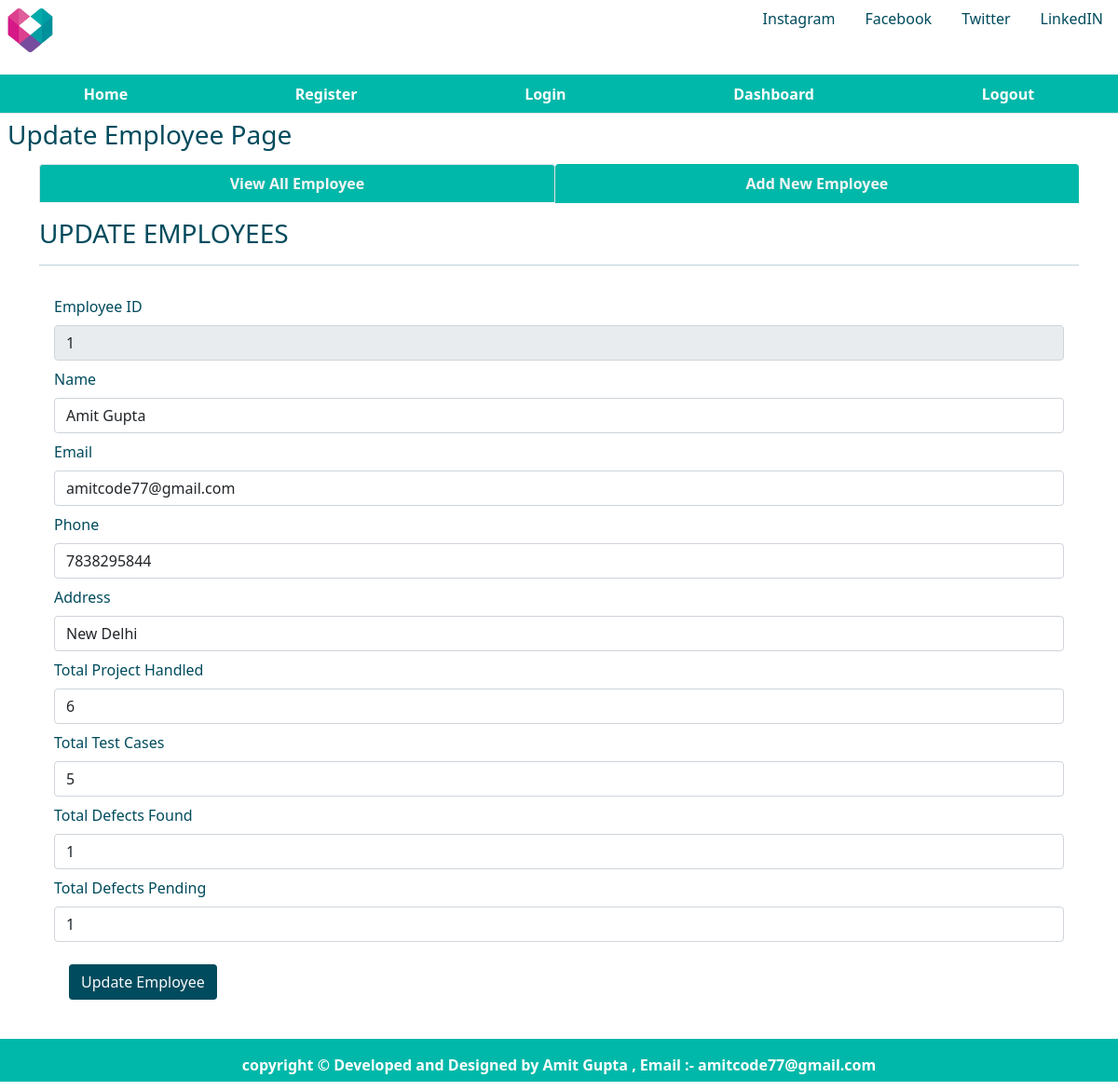
Screenshot of /fetchone/1 with the database file from the repository.
### database.py (models this page shows, shortened)
class Employee(db.Model):
    empid = db.Column(db.Integer, primary_key=True, autoincrement=True)
    name = db.Column(db.String(50), unique=False, nullable=False)
    email = db.Column(db.String(20), unique=False, nullable=False)
    phone = db.Column(db.Integer, unique=False, nullable=False)
    address = db.Column(db.String(100), unique=False, nullable=False)
    joining_date = db.Column(db.Date, unique=False, nullable=False)
    total_projects = db.Column(db.Integer, unique=False, nullable=False)
    total_test_case = db.Column(db.Integer, unique=False, nullable=False)
    total_defect_found = db.Column(db.Integer, unique=False, nullable=False)
    total_defects_pending = db.Column(db.Integer, unique=False, nullable=False)

### app.py (the view)
@app.route('/fetchone/<int:empid>')
def fetchone(empid):
    user = get_current_user()
    emp_cur = Employee.query.filter_by(empid=empid)
    single_emp = emp_cur.first()
    return render_template('updateEmployee.html', user=user, single_emp=single_emp)

### app.py (called while the page is built)
@app.teardown_appcontext
def close_database(error):
    if hasattr(g, 'employeeapplication'):
        g.employeeapplication.close()

def get_current_user():
    user = None
    if 'user' in session:
        user = session['user']
        user_cur = Users.query.filter_by(name=user)
        user = user_cur.first()
    return user

### templates/updateEmployee.html (shortened to what this page needs)
{% extends 'layout.html' %}
{% block css %}
<link rel="stylesheet" href="{{ url_for('static',filename = 'home.css')}}" type="text/css">
{% endblock %}
{% block body %}
<div class="child child4">
    <h3 class="m-2">Update Employee Page</h3>
</div>
<div class="child child5" style="color:rgb(0, 75, 93);">
</div>
<div class="child child6left">
</div>
<div class="child child6 container" style="color:rgb(0, 75, 93);">
    <ul class="nav nav-tabs nav-fill mb-3">
        <li class="nav-item">
            <a class="nav-link active" aria-current="page" href="{{ url_for('dashboard') }}"
                style=" background-color: #00B8A9;; color:whitesmoke;"> <b>View All Employee </b></a>
        </li>
        <li class="nav-item">
            <a class="nav-link" style=" background-color: #00B8A9;; color:whitesmoke;"
                href="{{ url_for('addnewemp') }}"> <b>Add
                    New Employee </b></a>
        </li>
    </ul>
    <div class="table-responsive-lg caption-top">
        <caption>
            <h3>UPDATE EMPLOYEES</h3>
        </caption>
        <hr>
        {% if single_emp %}
        <form class="p-3" action="/update" method="POST">
            <div class="mb-2">
                <label for="empid" class="form-label">Employee ID</label>
                <input type="text" required class="form-control" id="empid" value="{{single_emp['empid']}}" name="empid"
                    readonly>
            </div>
            <div class="mb-2">
                <label for="name" class="form-label">Name</label>
                <input type="text" required class="form-control" id="name" value="{{single_emp.name}}" name="name">
            </div>
            <div class="mb-2">
                <label for="email" class="form-label">Email</label>
                <input type="email" required class="form-control" id="email" value={{single_emp['email']}} name="email">
            </div>
            <div class="mb-2">
                <label for="phone" class="form-label">Phone</label>
                <input type="number" required class="form-control" id="phone" value={{single_emp['phone']}} name="phone">
            </div>
            <div class="mb-2">
                <label for="address" class="form-label">Address</label>
                <input type="text" required class="form-control" id="address" value="{{single_emp['address']}}" name="address">
            </div>
            <div class="mb-2">
                <label for="total_projects" class="form-label">Total Project Handled</label>
                <input type="number" required class="form-control" id="total_projects" value={{single_emp['total_projects']}}
                    name="total_projects">
            </div>
            <div class="mb-2">
                <label for="total_test_case" class="form-label">Total Test Cases</label>
                <input type="number" required class="form-control" id="total_test_case" value={{single_emp['total_test_case']}}
                    name="total_test_case">
            </div>
            <div class="mb-2">
                <label for="total_defect_found" class="form-label">Total Defects Found</label>
                <input type="number" required class="form-control" id="total_defect_found"
                    value={{single_emp['total_defect_found']}} name="total_defect_found">
            </div>
            <div class="mb-2">
                <label for="total_defects_pending" class="form-label">Total Defects Pending</label>
                <input type="number" required class="form-control" id="total_defects_pending"
                    value={{single_emp['total_defects_pending']}} name="total_defects_pending">
            </div>
            <button type="submit" class="btn text-light m-3" style="background-color:rgb(0, 75, 93);">Update
                Employee
            </button>
        </form>
        {% endif %}
    </div>
</div>
<div class="child child6right">
</div>
{% endblock %}

### static/home.css (style rules this page uses)
html, body { height: 100%; background-color: white; color: rgb(0, 75, 93); }
.child { margin-bottom: 10px; }
.child4 { grid-column: 1/3; grid-row: 3/4; }
.child5 { grid-column: 4/5; grid-row: 3/4; text-align: center; }
.child6 { grid-column: 1/-1; grid-row: 4/5; }

### rows the page displays
Employee: empid "1", name "Amit Gupta", email "amitcode77@gmail.com", phone "7838295844", address "New Delhi", total_projects "6", total_test_case "5", total_defect_found "1", total_defects_pending "1"
